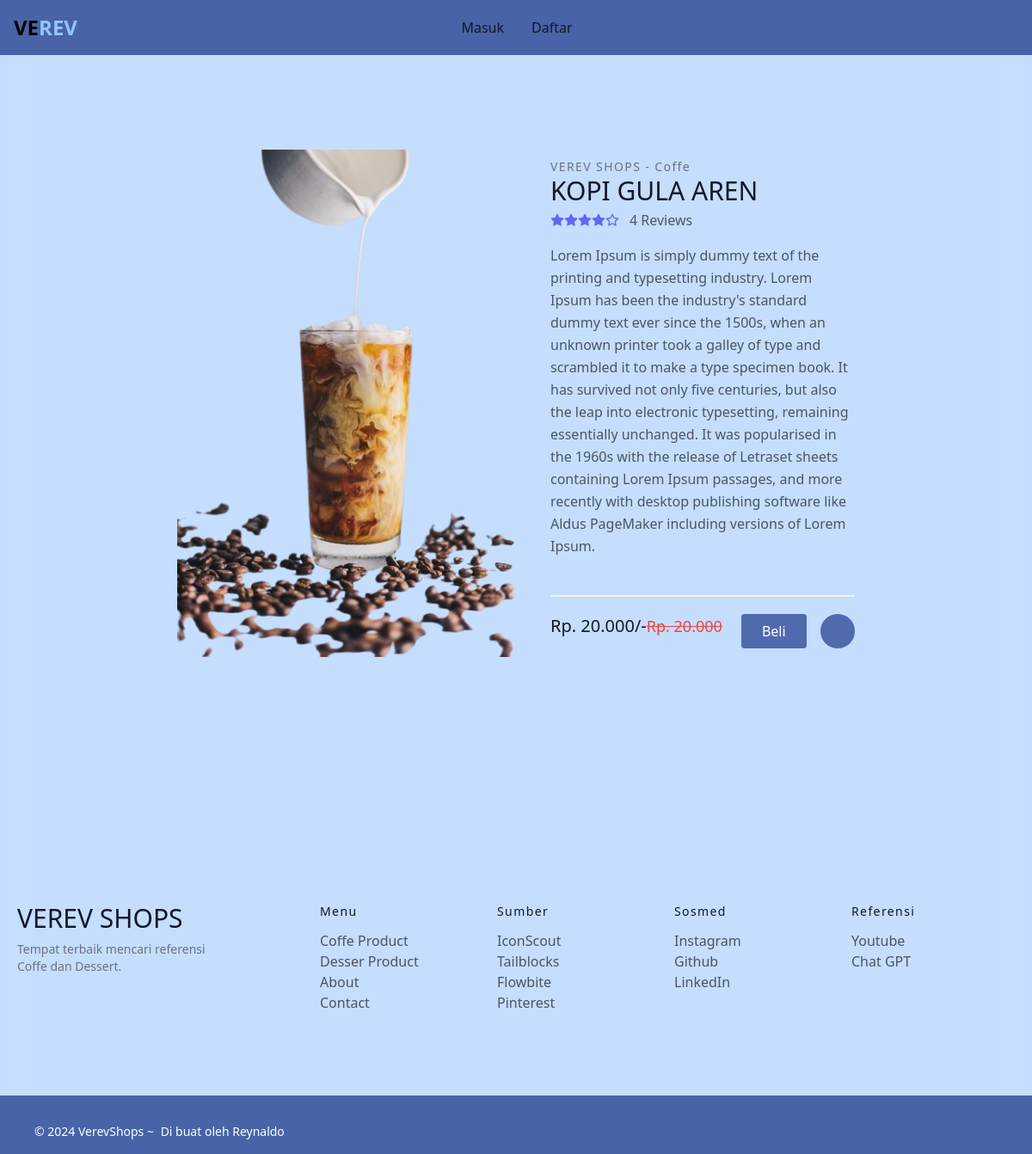
Page /proddetail/1 on the committed database.
### verevapp/models.py (models this page shows, shortened)
class Product(models.Model):
    title = models.CharField(max_length=100)
    selling_price = models.FloatField()
    discounted_price = models.FloatField()
    description = models.TextField()
    composition = models. TextField(default='')
    prodapp = models.TextField(default='')
    category = models.CharField(choices=CATEGORY_CHOICES, max_length=2)
    product_image = models.ImageField(upload_to='product')
    def fselling_price(self):
        return "Rp. {:,.3f}".format(self.selling_price).replace(',', '.') #Format biar bisa ada 0 setelah koma

### verevapp/views.py (the view)
# urls.py: path("proddetail/<int:pk>", views.ProductDetail.as_view(), name='proddetail'),
class ProductDetail(View):
    def get(self, req, pk):
        product = Product.objects.get(pk=pk) #pk = primary key
        return render(req, 'proddetail.html', locals())

### templates/proddetail.html (shortened to what this page needs)
{% include 'base.html' %}
{% include 'navbar.html' %}
{% load static %}
<section class="text-gray-600 body-font overflow-hidden">
    <div class="container px-5 py-24 mx-auto">
      <div class="md:w-4/5 mx-auto flex flex-wrap">
        <img alt="ecommerce" class="md:w-1/2 w-full md:h-auto object-contain object-center rounded" src="{{ product.product_image.url }}">
        <div class="md:w-1/2 w-full md:pl-10 md:py-6 mt-6 md:mt-0">
          <h2 class="text-sm title-font text-gray-500 tracking-widest">VEREV SHOPS - {{ product.get_category_display }}</h2>
          <h1 class="text-gray-900 text-3xl title-font font-medium mb-1">{{ product.title }}</h1>
          <div class="flex mb-4">
            <span class="flex items-center">
              <svg fill="currentColor" stroke="currentColor" stroke-linecap="round" stroke-linejoin="round" stroke-width="2" class="w-4 h-4 text-indigo-500" viewBox="0 0 24 24">
                <path d="M12 2l3.09 6.26L22 9.27l-5 4.87 1.18 6.88L12 17.77l-6.18 3.25L7 14.14 2 9.27l6.91-1.01L12 2z"></path>
              </svg>
              <svg fill="currentColor" stroke="currentColor" stroke-linecap="round" stroke-linejoin="round" stroke-width="2" class="w-4 h-4 text-indigo-500" viewBox="0 0 24 24">
                <path d="M12 2l3.09 6.26L22 9.27l-5 4.87 1.18 6.88L12 17.77l-6.18 3.25L7 14.14 2 9.27l6.91-1.01L12 2z"></path>
              </svg>
              <svg fill="currentColor" stroke="currentColor" stroke-linecap="round" stroke-linejoin="round" stroke-width="2" class="w-4 h-4 text-indigo-500" viewBox="0 0 24 24">
                <path d="M12 2l3.09 6.26L22 9.27l-5 4.87 1.18 6.88L12 17.77l-6.18 3.25L7 14.14 2 9.27l6.91-1.01L12 2z"></path>
              </svg>
              <svg fill="currentColor" stroke="currentColor" stroke-linecap="round" stroke-linejoin="round" stroke-width="2" class="w-4 h-4 text-indigo-500" viewBox="0 0 24 24">
                <path d="M12 2l3.09 6.26L22 9.27l-5 4.87 1.18 6.88L12 17.77l-6.18 3.25L7 14.14 2 9.27l6.91-1.01L12 2z"></path>
              </svg>
              <svg fill="none" stroke="currentColor" stroke-linecap="round" stroke-linejoin="round" stroke-width="2" class="w-4 h-4 text-indigo-500" viewBox="0 0 24 24">
                <path d="M12 2l3.09 6.26L22 9.27l-5 4.87 1.18 6.88L12 17.77l-6.18 3.25L7 14.14 2 9.27l6.91-1.01L12 2z"></path>
              </svg>
              <span class="text-gray-600 ml-3">4 Reviews</span>
            </span>
          </div>
          <p class="leading-relaxed">{{ product.description }}</p>
          <div class="flex mt-6 items-center pb-5 border-b-2 border-gray-100 mb-5">
          </div>
          <div class="flex">
            <span class="title-font font-medium text-md md:text-xl text-gray-900 "> {{ product.fselling_price}}/-</span>
            <span class="line-through title-font font-medium text-lg text-red-500 md:block">{{ product.fselling_price }}</span>
            <a href="{% url 'checkout' %}" class="flex ml-auto text-white bg-blue-900 hover:bg-blue-800 bg-opacity-70 border-0 py-2 px-6 focus:outline-none rounded">Beli</a>
            <form action="/add-cart" class="inline">
              <button class="rounded-full w-10 h-10 bg-blue-900 hover:bg-blue-800 bg-opacity-70 p-0 border-0 inline-flex items-center justify-center text-gray-500 ml-4">
              </button>
          </form>
          </div>
        </div>
      </div>
    </div>
  </section>
{% include "footer.html" %}

### rows in the picture
Product: product_image (picture), category "Coffe", title "KOPI GULA AREN", description "Lorem Ipsum is simply dummy text of the printing and typesetting industry. Lorem Ipsum has been the industry's standard dummy text ever since the 1500s, when an unknown printer took a galley of type and scrambled it to make a type specimen book. It has survived not only five centuries, but also the leap into electronic typesetting, remaining essentially unchanged. It was popularised in the 1960s with the release of Letraset sheets containing Lorem Ipsum passages, and more recently with desktop publishing software like Aldus PageMaker including versions of Lorem Ipsum.", fselling_price "Rp. 20.000"
